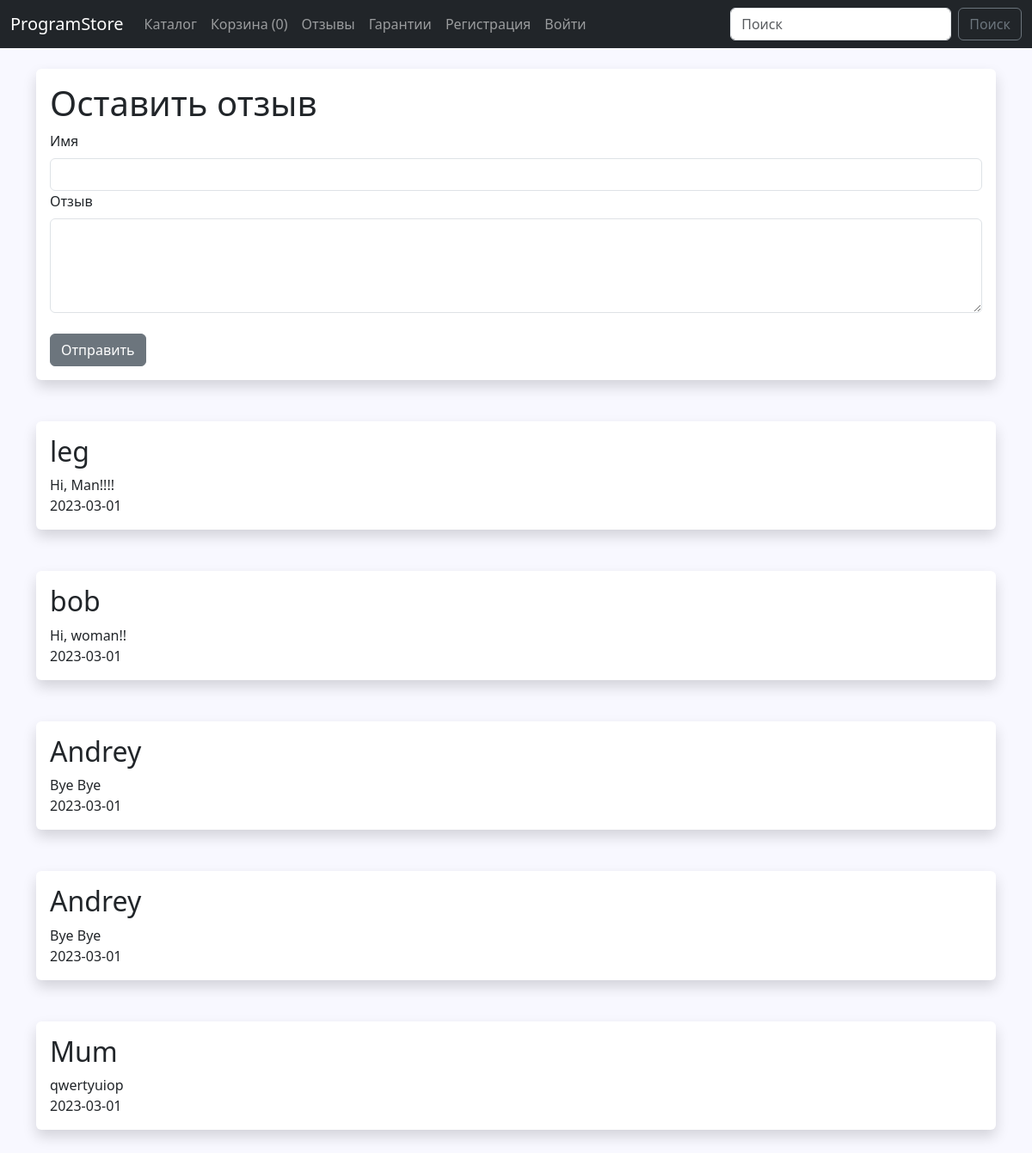
The app's page /reviews, older data.
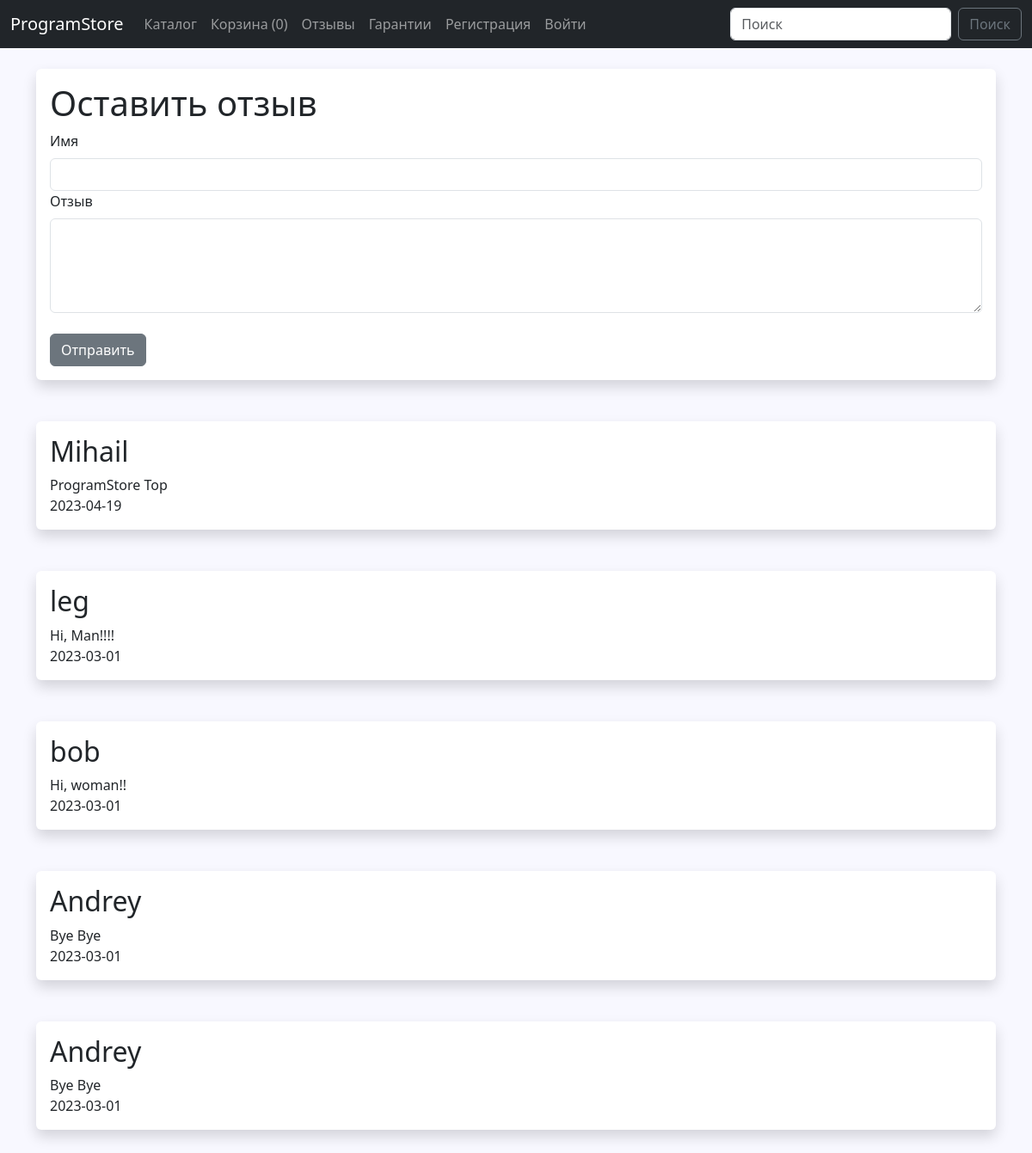
The same page, newer data.
### app.py (models this page shows)
class Reviews(db.Model):
    id = db.Column(db.Integer, primary_key=True)
    username = db.Column(db.String(70), nullable=False)
    review = db.Column(db.Text, nullable=False)
    date_added = db.Column(db.Date, default=date.today())

### app.py (the view)
@app.route('/reviews', methods=['GET', 'POST'])
def reviews():
    form = ReviewForm()
    reviews = Reviews.query.order_by(Reviews.date_added.desc())
    if form.validate_on_submit() and request.method == 'POST':
        review = Reviews(username=form.username.data, review=form.review.data)
        db.session.add(review)
        db.session.commit()
        form.username.data = ''
        form.review.data = ''
    return render_template('reviews.html', form=form, reviews=reviews)

### app.py
class ReviewForm(FlaskForm):
    username = StringField('Имя', validators=[DataRequired()])
    review = StringField('Отзыв', validators=[DataRequired()], widget=TextArea())
    submit = SubmitField('Отправить')

class SearchForm(FlaskForm):
    searched = StringField("Поиск", validators=[DataRequired()])
    submit = SubmitField("Кнопка")

### app.py (called while the page is built)
@app.context_processor
def base():
    form = SearchForm()
    return dict(form=form)

### templates/reviews.html (shortened to what this page needs)
{% extends 'base.html' %}
{% block content %}
<div class="shadow p-3 mb-5 bg-white rounded">
    <h1>Оставить отзыв</h1>
    <form method="POST">
        {{ form.username.label(class="form-label") }}
        {{ form.username(class="form-control") }}
        {{ form.review.label(class="form-label") }}
        {{ form.review(class="form-control", rows='4') }}
        <br>
        {{ form.submit(class="btn btn-secondary") }}
    </form>
</div>
{% for review in reviews %}
<div class="shadow p-3 mb-5 bg-white rounded">
    <h2>{{review.username}}</h2>
    {{review.review}}<br>
    {{review.date_added}}
</div>
{% endfor %}
{% endblock %}

### templates/base.html (shortened to what this page needs)
<!doctype html>
<html lang="ru">
<head>
    <link href="https://cdn.jsdelivr.net/npm/bootstrap@5.3.0-alpha1/dist/css/bootstrap.min.css" rel="stylesheet"
>
    <link href="{{url_for('static', filename='css/style.css')}}" rel="stylesheet">
</head>
<body>
{% include 'navbar.html' %}
<br/>
<div class="container">
    {% block content %}{% endblock %}
</div>
</body>
</html>

### templates/navbar.html (shortened to what this page needs)
<nav class="navbar navbar-expand-lg navbar-dark bg-dark">
  <div class="container-fluid">
    <a class="navbar-brand" href="{{url_for('index')}}">ProgramStore</a>
    <div class="collapse navbar-collapse" id="navbarSupportedContent">
      <ul class="navbar-nav me-auto mb-2 mb-lg-0">
        <li class="nav-item">
          <a class="nav-link" href="{{url_for('catalog')}}">Каталог</a>
        </li>
        <li class="nav-item">
          <a class="nav-link" href="{{url_for('get_cart')}}">Корзина ({{session['Shoppingcart']|length}})</a>
        </li>
        <li class="nav-item">
          <a class="nav-link" href="{{url_for('reviews')}}">Отзывы</a>
        </li>
        <li class="nav-item">
          <a class="nav-link" href="{{url_for('guarantees')}}">Гарантии</a>
        </li>
        {% if not current_user.is_authenticated %}
        <li class="nav-item">
          <a class="nav-link" href="{{url_for('register')}}">Регистрация</a>
        </li>
        <li class="nav-item">
          <a class="nav-link" href="{{url_for('login')}}">Войти</a>
        </li>
        {% endif %}
      </ul>
      <form method="POST" action="{{url_for('search')}}" class="d-flex" role="search">
        <input class="form-control me-2" name="searched" type="search" placeholder="Поиск" aria-label="Поиск">
        <button class="btn btn-outline-secondary" type="submit">Поиск</button>
      </form>
    </div>
  </div>
</nav>

### static/css/style.css (style rules this page uses)
body { background: #F8F8FF; }

Row changes from the older to the newer data that the page shows:
removed Reviews: username "Mum", review "qwertyuiop", date_added "2023-03-01"
added Reviews: username "Mihail", review "ProgramStore Top", date_added "2023-04-19"
